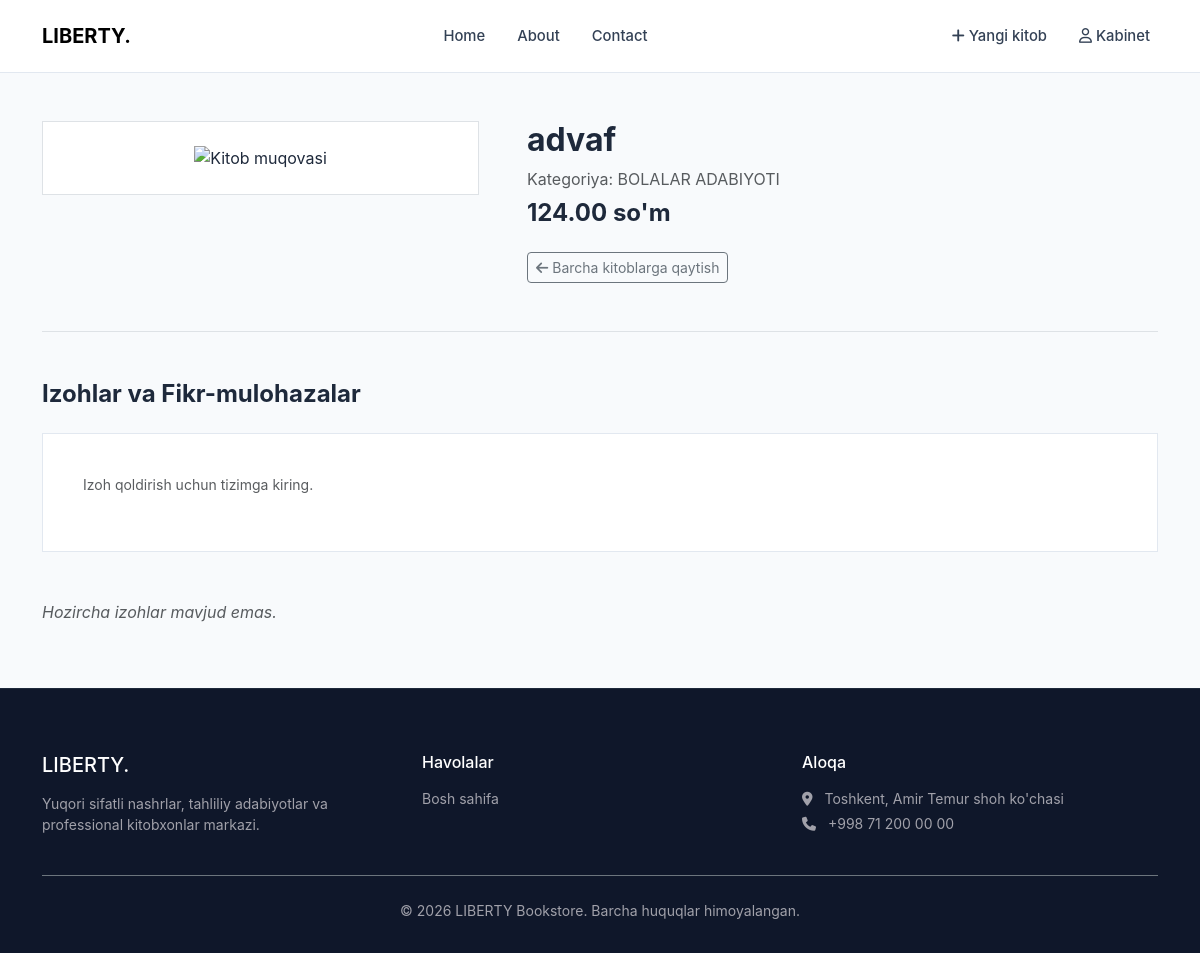
Screenshot of /book/6/ with the database file from the repository.
### main/models.py (models this page shows, shortened)
class Book(models.Model):
    title = models.CharField(max_length=255)
    introduction = models.TextField(null=True, blank=True)
    price = models.DecimalField(max_digits=10, decimal_places=2)
    image = models.ImageField(upload_to="images/", null=True, blank=True)
    created = models.DateTimeField(auto_now_add=True)
    updated = models.DateTimeField(auto_now=True)
    published = models.BooleanField(default=True)
    category = models.ForeignKey(Category, on_delete=models.CASCADE)
    class Meta:
        ordering = ['-created']

class Category(models.Model):
    name = models.CharField(max_length=255, unique=True)

### main/views.py (the view)
# urls.py: path('book/<int:book_id>/', book_detail, name='book_detail'),
def book_detail(request, book_id):
    book = get_object_or_404(Book, pk=book_id, published=True)
    comments = Comment.objects.filter(book_id=book_id).order_by('-created')
    context = {"book": book, "comments": comments}
    return render(request, "main/book_detail.html", context)

### templates/main/book_detail.html (shortened to what this page needs)
{%extends 'base.html'%}
{%load static%}
{%block style%}
<link rel="stylesheet" href="{%static 'css/pages.css'%}">
{%endblock%}
{%block main%}
<div class="container my-5">
  <div class="row g-5">
    <div class="col-md-5">
      <div class="p-4 bg-white border text-center">
        {%if book.image%}
        <img src="{{book.image.url}}" class="img-fluid" alt="{{book.title}}">
        {%else%}
        <img src="https://images.unsplash.com/photo-1544947950-fa07a98d237f?auto=format&fit=crop&w=500&q=80" class="img-fluid" alt="Kitob muqovasi">
        {%endif%}
      </div>
    </div>
    <div class="col-md-7">
      <h2 class="fw-bold mb-2">{{book.title}}</h2>
      <p class="text-muted mb-2">Kategoriya: {{book.category.name}}</p>
      <div class="h4 fw-bold mb-4">{{book.price}} so'm</div>
      <a href="{%url 'all_books'%}" class="btn btn-outline-secondary btn-sm">
        <i class="fa-solid fa-arrow-left me-1"></i>Barcha kitoblarga qaytish
      </a>
    </div>
  </div>
  <section class="mt-5 pt-5 border-top">
    <h4 class="fw-bold mb-4">Izohlar va Fikr-mulohazalar</h4>
    <div class="mb-5 contact-form-box">
      {%if request.user.is_authenticated%}
      <form method="post" action="#">
        {%csrf_token%}
        <div class="mb-3">
          <label class="form-label">Izoh qoldiring</label>
          <textarea class="form-control" rows="3" name="text" placeholder="Kitob bo'yicha fikringiz..."></textarea>
        </div>
        <button type="submit" class="custom-btn-primary">Yuborish</button>
      </form>
      {%else%}
      <p class="text-muted small">Izoh qoldirish uchun tizimga kiring.</p>
      {%endif%}
    </div>
    <div class="comment-list">
      {%for comment in comments%}
      <div class="comment-item bg-white p-4 border mb-3">
        <div class="d-flex justify-content-between mb-2">
          <div>
            <strong class="me-2">{{comment.user.username}}</strong>
            <small class="text-muted">{{comment.created|date:"d M, Y"}}</small>
          </div>
        </div>
        <p class="mb-0 text-secondary small">{{comment.text}}</p>
      </div>
      {%empty%}
      <p class="text-muted" style="font-style:italic;">Hozircha izohlar mavjud emas.</p>
      {%endfor%}
    </div>
  </section>
</div>
{%endblock%}
{%block footer%}
<div class="container">
  <div class="row g-4">
    <div class="col-md-4">
      <h5 class="text-white mb-3">LIBERTY.</h5>
      <p class="small">Yuqori sifatli nashrlar, tahliliy adabiyotlar va professional kitobxonlar markazi.</p>
    </div>
    <div class="col-md-4">
      <h6 class="text-white mb-3">Havolalar</h6>
      <ul class="list-unstyled small">
        <li><a href="{%url 'all_books'%}">Bosh sahifa</a></li>
      </ul>
    </div>
    <div class="col-md-4">
      <h6 class="text-white mb-3">Aloqa</h6>
      <p class="small mb-1"><i class="fa-solid fa-location-dot me-2"></i> Toshkent, Amir Temur shoh ko'chasi</p>
      <p class="small"><i class="fa-solid fa-phone me-2"></i> +998 71 200 00 00</p>
    </div>
  </div>
  <div class="text-center pt-4 mt-4 border-top border-secondary small">&copy; 2026 LIBERTY Bookstore. Barcha huquqlar himoyalangan.</div>
</div>
{%endblock%}

### staticfiles/css/main.css (style rules this page uses)
:root { --color-slate-900: #0f172a; --color-slate-800: #1e293b; --color-slate-700: #334155; --color-slate-100: #f1f5f9; --color-slate-50: #f8fafc; --color-emerald-700: #047857; --color-emerald-800: #065f46; --color-zinc-400: #a1a1aa; --color-border: #e2e8f0; }
body { font-family: 'Inter', -apple-system, BlinkMacSystemFont, "Segoe UI", Roboto, sans-serif; background-color: var(--color-slate-50); color: var(--color-slate-800); margin: 0; padding: 0; }
a { text-decoration: none; color: inherit; }

### staticfiles/css/pages.css (style rules this page uses)
.contact-form-box { background-color: #ffffff; border: 1px solid var(--color-border); padding: 2.5rem; }

### rows the page displays
Book: title "advaf", category.name "BOLALAR ADABIYOTI", price "124.00"
